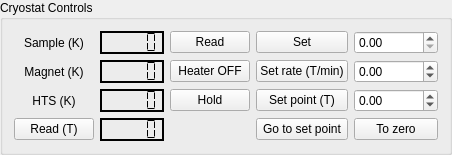
      <widget class="QGroupBox" name="Stage_Group_2">
       <property name="sizePolicy">
        <sizepolicy hsizetype="Expanding" vsizetype="Expanding">
         <horstretch>0</horstretch>
         <verstretch>0</verstretch>
        </sizepolicy>
       </property>
       <property name="minimumSize">
        <size>
         <width>0</width>
         <height>100</height>
        </size>
       </property>
       <property name="maximumSize">
        <size>
         <width>500</width>
         <height>16777215</height>
        </size>
       </property>
       <property name="title">
        <string>Cryostat Controls</string>
       </property>
       <layout class="QGridLayout" name="gridLayout_13">
        <item row="0" column="0">
         <layout class="QGridLayout" name="gridLayout_8">
          <item row="3" column="3">
           <widget class="QPushButton" name="MagnetGo_button">
            <property name="text">
             <string>Go to set point</string>
            </property>
           </widget>
          </item>
          <item row="2" column="2">
           <widget class="QPushButton" name="Hold_button">
            <property name="text">
             <string>Hold</string>
            </property>
           </widget>
          </item>
          <item row="0" column="0">
           <widget class="QLabel" name="label">
            <property name="text">
             <string>Sample (K)</string>
            </property>
            <property name="alignment">
             <set>Qt::AlignCenter</set>
            </property>
           </widget>
          </item>
          <item row="1" column="1">
           <widget class="QLCDNumber" name="cMagnetTemp">
            <property name="frameShape">
             <enum>QFrame::WinPanel</enum>
            </property>
            <property name="frameShadow">
             <enum>QFrame::Plain</enum>
            </property>
            <property name="segmentStyle">
             <enum>QLCDNumber::Flat</enum>
            </property>
           </widget>
          </item>
          <item row="0" column="3">
           <widget class="QPushButton" name="SetSampleTemp_button">
            <property name="text">
             <string>Set</string>
            </property>
           </widget>
          </item>
          <item row="0" column="4">
           <widget class="QDoubleSpinBox" name="SetSampleTemp_box">
            <property name="maximum">
             <double>999999.000000000000000</double>
            </property>
           </widget>
          </item>
          <item row="1" column="3">
           <widget class="QPushButton" name="setMagnetRamp_button">
            <property name="sizePolicy">
             <sizepolicy hsizetype="Expanding" vsizetype="Fixed">
              <horstretch>0</horstretch>
              <verstretch>0</verstretch>
             </sizepolicy>
            </property>
            <property name="text">
             <string>Set rate (T/min)</string>
            </property>
           </widget>
          </item>
          <item row="2" column="4">
           <widget class="QDoubleSpinBox" name="setMagnetSetPoint_box">
            <property name="minimum">
             <double>-99.000000000000000</double>
            </property>
           </widget>
          </item>
          <item row="2" column="3">
           <widget class="QPushButton" name="setMagnetSetPoint_button">
            <property name="sizePolicy">
             <sizepolicy hsizetype="Expanding" vsizetype="Fixed">
              <horstretch>0</horstretch>
              <verstretch>0</verstretch>
             </sizepolicy>
            </property>
            <property name="text">
             <string>Set point (T)</string>
            </property>
           </widget>
          </item>
          <item row="3" column="4">
           <widget class="QPushButton" name="MagnetToZero_button">
            <property name="text">
             <string>To zero</string>
            </property>
           </widget>
          </item>
          <item row="1" column="4">
           <widget class="QDoubleSpinBox" name="setMagnetRamp_box">
            <property name="minimum">
             <double>-99.000000000000000</double>
            </property>
           </widget>
          </item>
          <item row="3" column="1">
           <widget class="QLCDNumber" name="cFieldT">
            <property name="frameShape">
             <enum>QFrame::WinPanel</enum>
            </property>
            <property name="frameShadow">
             <enum>QFrame::Plain</enum>
            </property>
            <property name="segmentStyle">
             <enum>QLCDNumber::Flat</enum>
            </property>
           </widget>
          </item>
          <item row="3" column="0">
           <widget class="QPushButton" name="MagnetRead_button">
            <property name="text">
             <string>Read (T)</string>
            </property>
           </widget>
          </item>
          <item row="0" column="1">
           <widget class="QLCDNumber" name="cSampleTemp">
            <property name="frameShape">
             <enum>QFrame::WinPanel</enum>
            </property>
            <property name="frameShadow">
             <enum>QFrame::Plain</enum>
            </property>
            <property name="segmentStyle">
             <enum>QLCDNumber::Flat</enum>
            </property>
           </widget>
          </item>
          <item row="1" column="0">
           <widget class="QLabel" name="label_7">
            <property name="text">
             <string>Magnet (K)</string>
            </property>
            <property name="alignment">
             <set>Qt::AlignCenter</set>
            </property>
           </widget>
          </item>
          <item row="2" column="1">
           <widget class="QLCDNumber" name="cHTSTemp">
            <property name="frameShape">
             <enum>QFrame::WinPanel</enum>
            </property>
            <property name="frameShadow">
             <enum>QFrame::Plain</enum>
            </property>
            <property name="segmentStyle">
             <enum>QLCDNumber::Flat</enum>
            </property>
           </widget>
          </item>
          <item row="0" column="2">
           <widget class="QPushButton" name="ReadTemperatures_button">
            <property name="text">
             <string>Read</string>
            </property>
           </widget>
          </item>
          <item row="1" column="2">
           <widget class="QPushButton" name="MercuryiPSHeater_button">
            <property name="text">
             <string>Heater OFF</string>
            </property>
           </widget>
          </item>
          <item row="2" column="0">
           <widget class="QLabel" name="label_8">
            <property name="text">
             <string>HTS (K)</string>
            </property>
            <property name="alignment">
             <set>Qt::AlignCenter</set>
            </property>
           </widget>
          </item>
         </layout>
        </item>
       </layout>
      </widget>
